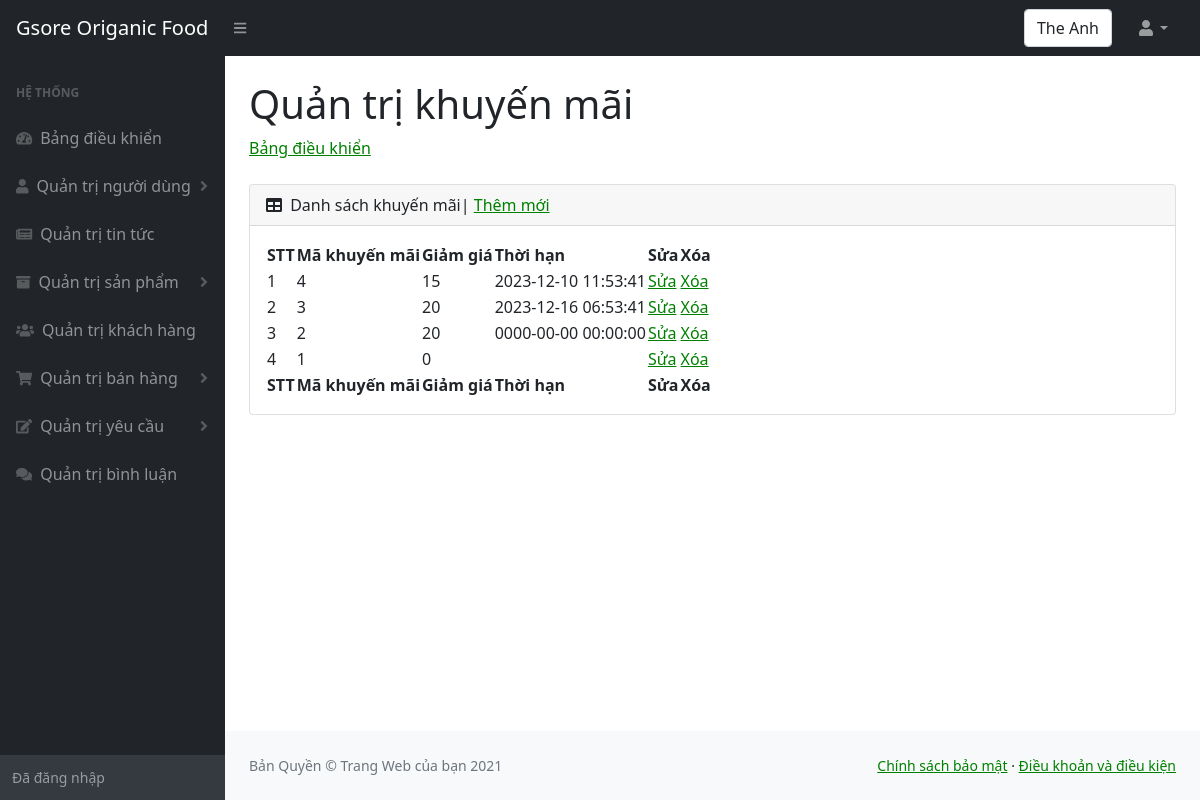
Page /admin/khuyenmai.php (signed in) on the committed database.
### tables this page shows
CREATE TABLE `khuyenmai` (
  `makhuyenmai` int(10) NOT NULL,
  `giamgia` int(10) NOT NULL,
  `thoihan` datetime DEFAULT NULL
);

### admin/khuyenmai.php (the view, shortened to what this page needs)
<!DOCTYPE html>
<html lang="en">
    <head>
        <link href="https://cdn.jsdelivr.net/npm/simple-datatables@latest/dist/style.css" rel="stylesheet" />
        <link href="css/styles.css" rel="stylesheet" />
    </head>
    <body class="sb-nav-fixed">
        <nav class="sb-topnav navbar navbar-expand navbar-dark bg-dark">
            <a class="navbar-brand ps-3" href="../index.php">Gsore Origanic Food </a>
            <button class="btn btn-link btn-sm order-1 order-lg-0 me-4 me-lg-0" id="sidebarToggle" href="#!"><i class="fas fa-bars"></i></button>
            <form class="d-none d-md-inline-block form-inline ms-auto me-0 me-md-3 my-2 my-md-0">
                <div class="input-group">
                  <div class="form-control"><?php  echo $_SESSION['ten_nguoi_dung'];?>  </div>
                </div>
            </form>
            <ul class="navbar-nav ms-auto ms-md-0 me-3 me-lg-4">
                <li class="nav-item dropdown">
                    <a class="nav-link dropdown-toggle" id="navbarDropdown" href="#" role="button" data-bs-toggle="dropdown" aria-expanded="false"><i class="fas fa-user fa-fw"></i></a>
                </li>
            </ul>
        </nav>
        <div id="layoutSidenav">
        <div id="layoutSidenav_nav" >
                <nav class="sb-sidenav accordion sb-sidenav-dark" id="sidenavAccordion">
                    <div class="sb-sidenav-menu">
                        <div class="nav">
                            <div class="sb-sidenav-menu-heading">Hệ thống</div>
                            <a class="nav-link" href="index.php">
                                <div class="sb-nav-link-icon"><i class="fas fa-tachometer-alt"></i></div>
                                Bảng điều khiển
                            </a>
                            <a class="nav-link collapsed" href="nguoidung.php" data-bs-toggle="collapse" data-bs-target="#collapseOne" aria-expanded="false" aria-controls="collapseOne">
                                <div class="sb-nav-link-icon"><i class="fas fa-user"></i></div>
                                Quản trị người dùng
                                <div class="sb-sidenav-collapse-arrow"><i class="fas fa-angle-down"></i></div>
                            </a>
                            <a class="nav-link" href="tintuc.php">
                                <div class="sb-nav-link-icon"><i class="fas fa-newspaper"></i></div>
                                    Quản trị tin tức
                            </a>
                            <a class="nav-link collapsed" href="#" data-bs-toggle="collapse" data-bs-target="#collapseTwo" aria-expanded="false" aria-controls="collapseTwo">
                                <div class="sb-nav-link-icon"><i class="fas fa-archive"></i></div>
                                Quản trị sản phẩm
                                <div class="sb-sidenav-collapse-arrow"><i class="fas fa-angle-down"></i></div>
                            </a>
                            <a class="nav-link" href="khachhang.php">
                                <div class="sb-nav-link-icon"><i class="fas fa-users"></i></div>
                                Quản trị khách hàng
                            </a>
                            <a class="nav-link collapsed" href="#" data-bs-toggle="collapse" data-bs-target="#collapseThree" aria-expanded="false" aria-controls="collapseThree">
                                <div class="sb-nav-link-icon"><i class="fas fa-shopping-cart"></i></div>
                                Quản trị bán hàng
                                <div class="sb-sidenav-collapse-arrow"><i class="fas fa-angle-down"></i></div>
                            </a>
                            <a class="nav-link collapsed" href="#" data-bs-toggle="collapse" data-bs-target="#collapseFour" aria-expanded="false" aria-controls="collapseFour">
                                <div class="sb-nav-link-icon"><i class="fas fa-edit"></i></div>
                                Quản trị yêu cầu
                                <div class="sb-sidenav-collapse-arrow"><i class="fas fa-angle-down"></i></div>
                            </a>
                            <a class="nav-link" href="binhluan.php">
                                <div class="sb-nav-link-icon"><i class="fas fa-comments"></i></div>
                                Quản trị bình luận
                            </a>
                        </div>
                    </div>
                    <div class="sb-sidenav-footer">
                        <div class="small">Đã đăng nhập</div>
                    </div>
                </nav>
            </div>
            <div id="layoutSidenav_content">
                <main>
                    <div class="container-fluid px-4">
                        <h1 class="mt-4">Quản trị khuyến mãi</h1>
                        <ol class="breadcrumb mb-4">
                            <li class="breadcrumb-item"><a href="index.php">Bảng điều khiển </a></li>
                        </ol>
                        <div class="card mb-4">
                            <div class="card-header">
                                <i class="fas fa-table me-1"></i>
                                Danh sách khuyến mãi| <a href="khuyenmaithemmoi.php">Thêm mới</a>
                            </div>
                            <div class="card-body">
                                <table id="datatablesSimple">
                                    <thead>
                                        <tr>
                                            <th>STT</th>
                                            <th>Mã khuyến mãi</th>
                                            <th>Giảm giá</th>
                                            <th>Thời hạn</th>
                                            <th>Sửa</th>
                                            <th>Xóa</th>
                                        </tr>
                                    </thead>
                                    <tfoot>
                                        <tr>
                                            <th>STT</th>
                                            <th>Mã khuyến mãi</th>
                                            <th>Giảm giá</th>
                                            <th>Thời hạn</th>
                                            <th>Sửa</th>
                                            <th>Xóa</th>
                                        </tr>
                                    </tfoot>
                                    <tbody>
                                    <?php
                                        include("../config.php");
                                        $sql = "
                                                  SELECT *
                                                  FROM khuyenmai
                                                  ORDER BY makhuyenmai DESC
                                        ";
                                        $khuyen_mai = mysqli_query($ket_noi, $sql);
                                        $i=0;
                                        while ($row = mysqli_fetch_array($khuyen_mai)) {
                                            $i++;
                                    ;?>
                                        <tr>
                                            <td><?php echo $i;?></td>
                                            <td><?php echo $row["makhuyenmai"];?></td>
                                            <td><?php echo $row["giamgia"];?></td>
                                            <td><?php echo $row["thoihan"];?></td>
                                            <td><a href="khuyenmaisua.php?id=<?php echo $row["makhuyenmai"];?>">Sửa</a></td>
                                            <td><a href="khuyenmaixoa.php?id=<?php echo $row["makhuyenmai"];?>">Xóa</a></td>
                                        </tr>
                                    <?php
                                        }
                                    ;?>
                                    </tbody>
                                </table>
                            </div>
                        </div>
                    </div>
                </main>
                <footer class="py-4 bg-light mt-auto">
                    <div class="container-fluid px-4">
                        <div class="d-flex align-items-center justify-content-between small">
                            <div class="text-muted">Bản Quyền &copy; Trang Web của bạn 2021</div>
                            <div>
                                <a href="chinhsachbaomat.php">Chính sách bảo mật</a>
                                &middot;
                                <a href="chinhsachbaomat.php">Điều khoản và điều kiện</a>
                            </div>
                        </div>
                    </div>
                </footer>
            </div>
        </div>
    </body>
</html>

### rows in the picture
khuyenmai: makhuyenmai "4", giamgia "15", thoihan "2023-12-10 11:53:41"
khuyenmai: makhuyenmai "3", giamgia "20", thoihan "2023-12-16 06:53:41"
khuyenmai: makhuyenmai "2", giamgia "20", thoihan "0000-00-00 00:00:00"
khuyenmai: makhuyenmai "1", giamgia "0"

### other values in the picture
$_SESSION['ten_nguoi_dung'] "The Anh"
